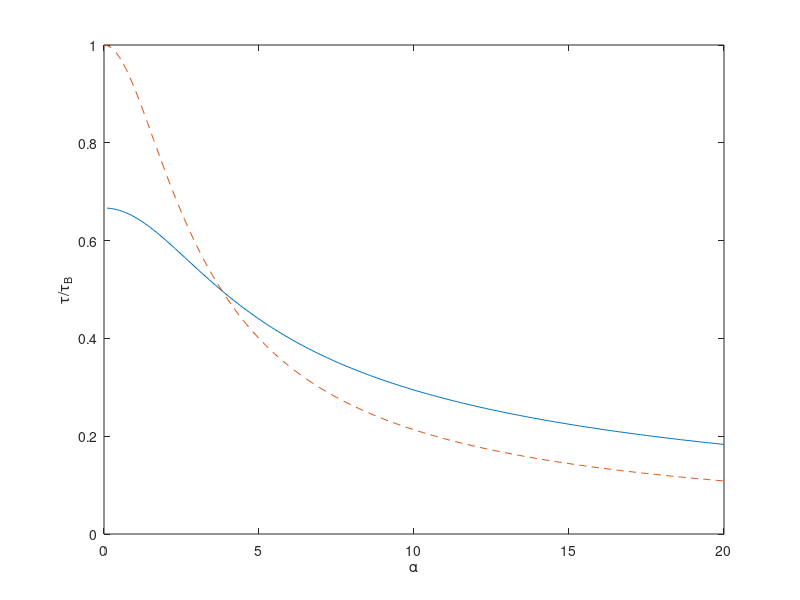

Write MATLAB code to recreate this figure.

%%
V=4/3*pi*(56e-9)^3;
Vcore=4/3*pi*(25e-9)^3;
visc=.001;
%B=[.000001;2;5;8;10;15;25]./1000;
B=.0001:.001:.05;
mu=3200*75*Vcore;
kB=1.38e-23;
T=293;

eT=3*visc*V/kB/T*10^6;

%alpha0 = mu*B/kB/T;
alpha0=0:.1:20;

msat=coth(alpha0)-1./alpha0;

chT=2*atanh(msat)./alpha0;

%chT=log((1+msat)./(1-msat))./alpha0;

YET=1./sqrt(1+.21*alpha0.^2);

plot(alpha0,chT,'-',alpha0,YET,'--')
xlabel('\alpha')
ylabel('\tau/\tau_B')
